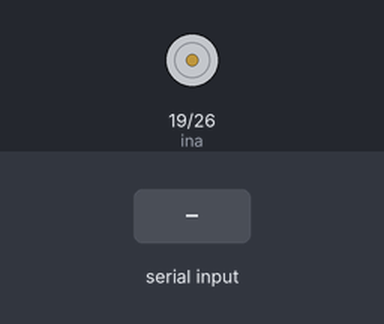
This program was run on a simulated Raspberry Pi (BCM pin numbers). Shown: motor-driver pin pairs drawn as motors (green arrow = first pin HIGH = forward, orange = second pin HIGH = backward, longer = more drive). The inputs (shaded band) are chosen by the test bench. What the program prints to the terminal is not drawn.

Above: at 1.2 s.
1.3 s: "a" typed at the terminal, then Enter
At 2.1 s:
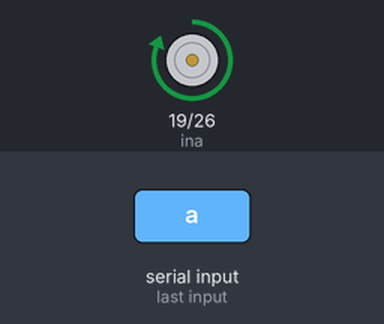
2.8 s: "b" typed at the terminal, then Enter
At 3.2 s:
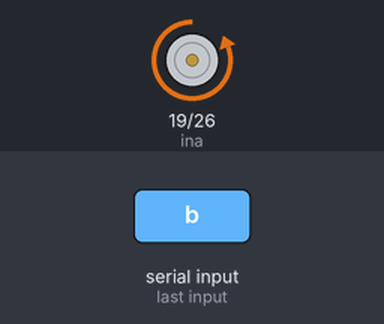
4.3 s: "s" typed at the terminal, then Enter
At 5.5 s:
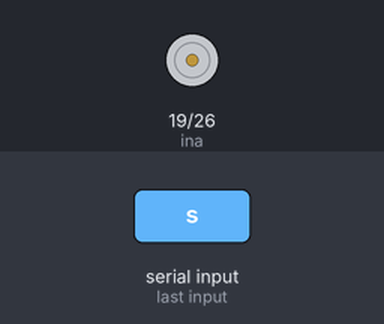
Timing chart, 0 to 7.3 s (numbered marks = the images above; inputs shaded):
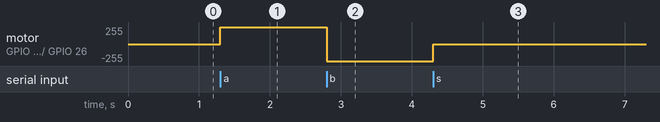

Measured:
- after the input at 1.3 s, motor on GPIO 19 (ina) / GPIO 26 (inb): stopped → forward 255/255 at once
- after the input at 2.8 s, motor on GPIO 19 (ina) / GPIO 26 (inb): forward 255/255 → backward 255/255 at once
- after the input at 4.3 s, motor on GPIO 19 (ina) / GPIO 26 (inb): backward 255/255 → stopped at once

The program:

motor_pan_test.py
```python
#!/usr/bin/env python
# -*- coding: utf-8 -*-
import RPi.GPIO as GPIO
import time

ina = 19
inb = 26

GPIO.setwarnings(False)

GPIO.setmode(GPIO.BCM)

GPIO.setup(ina, GPIO.OUT)
GPIO.setup(inb, GPIO.OUT)

while 1:
    k = input("a,b,s중 하나를 입력하세요")
    if k == "a":
        print("a방향")
        GPIO.output(ina, 1)
        GPIO.output(inb, 0)

    elif k == 'b':
        print("b방향")
        GPIO.output(ina, 0)
        GPIO.output(inb, 1)

    elif k =='s':
        print("stop")
        GPIO.output(ina, 0)
        GPIO.output(inb, 0)

    else:
        print("다시 입력하세요")
GPIO.cleanup()
```
